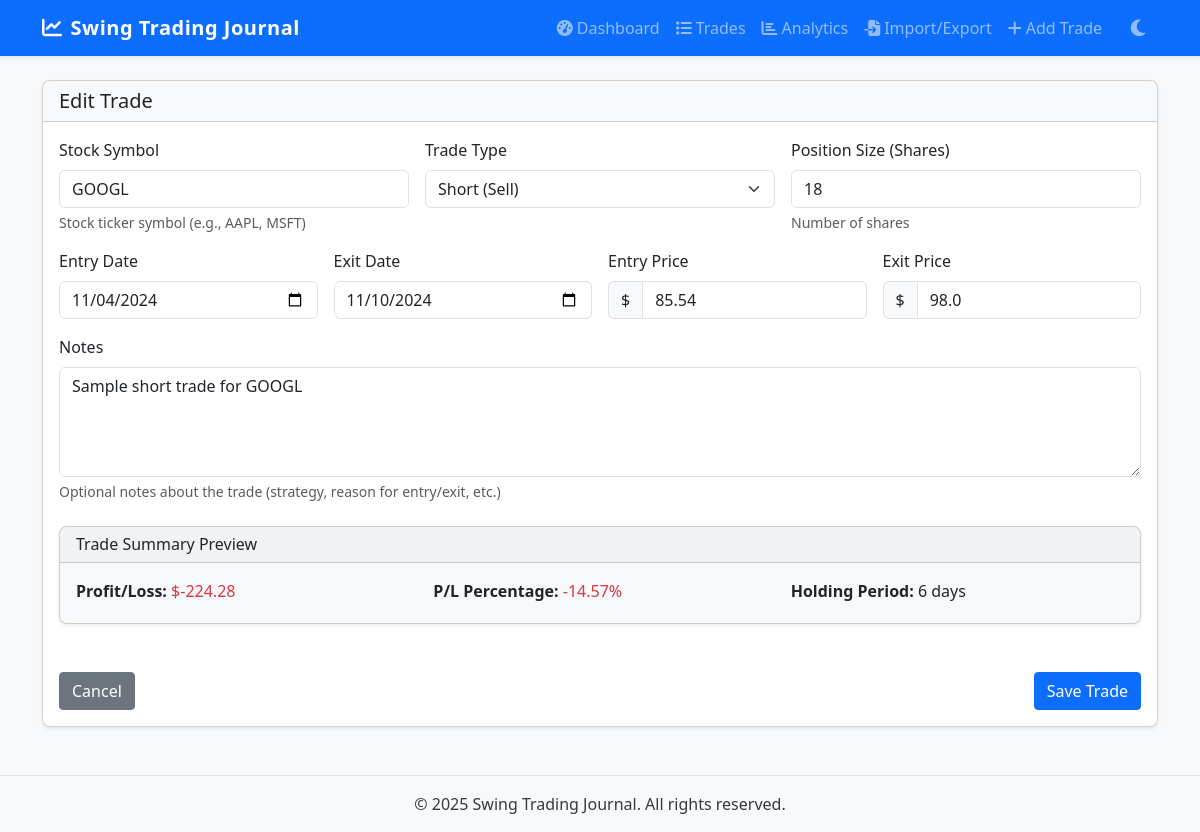
The app's page /trade/1/edit with its own data.
### models.py (models this page shows, shortened)
class Trade(db.Model):
    __tablename__ = 'trades'
    id = db.Column(db.Integer, primary_key=True)
    symbol = db.Column(db.String(10), nullable=False)
    entry_date = db.Column(db.DateTime, nullable=False)
    exit_date = db.Column(db.DateTime, nullable=False)
    entry_price = db.Column(db.Float, nullable=False)
    exit_price = db.Column(db.Float, nullable=False)
    position_size = db.Column(db.Integer, nullable=False)  # Number of shares
    trade_type = db.Column(db.String(10), nullable=False)  # 'LONG' or 'SHORT'
    notes = db.Column(db.Text)
    created_at = db.Column(db.DateTime, default=datetime.utcnow)
    updated_at = db.Column(db.DateTime, default=datetime.utcnow, onupdate=datetime.utcnow)

### app.py (the view, shortened to what this page needs)
@app.route('/trade/<int:trade_id>/edit', methods=['GET', 'POST'])
def edit_trade(trade_id):
    trade = Trade.query.get_or_404(trade_id)
    form = TradeForm(obj=trade)
    return render_template('trade_form.html', form=form, title='Edit Trade')

### forms.py
class TradeForm(FlaskForm):
    symbol = StringField('Stock Symbol', validators=[
        DataRequired(),
        Length(min=1, max=10, message='Symbol must be between 1 and 10 characters')
    ])
    entry_date = DateField('Entry Date', validators=[DataRequired()])
    exit_date = DateField('Exit Date', validators=[DataRequired()])
    entry_price = FloatField('Entry Price', validators=[
        DataRequired(),
        NumberRange(min=0.01, message='Entry price must be greater than 0')
    ])
    exit_price = FloatField('Exit Price', validators=[
        DataRequired(),
        NumberRange(min=0.01, message='Exit price must be greater than 0')
    ])
    position_size = IntegerField('Position Size (Shares)', validators=[
        DataRequired(),
        NumberRange(min=1, message='Position size must be at least 1')
    ])
    trade_type = SelectField('Trade Type', choices=[
        ('LONG', 'Long (Buy)'),
        ('SHORT', 'Short (Sell)')
    ], validators=[DataRequired()])
    notes = TextAreaField('Notes', validators=[Optional()])
    submit = SubmitField('Save Trade')

### templates/trade_form.html (shortened to what this page needs)
{% extends 'base.html' %}
{% block content %}
<div class="card shadow-sm">
    <div class="card-header bg-light">
        <h5 class="card-title mb-0">{{ title }}</h5>
    </div>
    <div class="card-body">
        <form method="post" novalidate>
            <div class="row g-3">
                <div class="col-md-4">
                    {{ form.symbol.label(class="form-label") }}
                    {{ form.symbol(class="form-control" + (" is-invalid" if form.symbol.errors else "")) }}
                    <div class="form-text">Stock ticker symbol (e.g., AAPL, MSFT)</div>
                </div>
                <div class="col-md-4">
                    {{ form.trade_type.label(class="form-label") }}
                    {{ form.trade_type(class="form-select" + (" is-invalid" if form.trade_type.errors else "")) }}
                </div>
                <div class="col-md-4">
                    {{ form.position_size.label(class="form-label") }}
                    {{ form.position_size(class="form-control" + (" is-invalid" if form.position_size.errors else "")) }}
                    <div class="form-text">Number of shares</div>
                </div>
                <div class="col-md-3">
                    {{ form.entry_date.label(class="form-label") }}
                    {{ form.entry_date(class="form-control", type="date") }}
                </div>
                <div class="col-md-3">
                    {{ form.exit_date.label(class="form-label") }}
                    {{ form.exit_date(class="form-control", type="date") }}
                </div>
                <div class="col-md-3">
                    {{ form.entry_price.label(class="form-label") }}
                    <div class="input-group">
                        <span class="input-group-text">$</span>
                        {{ form.entry_price(class="form-control" + (" is-invalid" if form.entry_price.errors else "")) }}
                    </div>
                </div>
                <div class="col-md-3">
                    {{ form.exit_price.label(class="form-label") }}
                    <div class="input-group">
                        <span class="input-group-text">$</span>
                        {{ form.exit_price(class="form-control" + (" is-invalid" if form.exit_price.errors else "")) }}
                    </div>
                </div>
                <div class="col-12">
                    {{ form.notes.label(class="form-label") }}
                    {{ form.notes(class="form-control", rows=4) }}
                    <div class="form-text">Optional notes about the trade (strategy, reason for entry/exit, etc.)</div>
                </div>
                <div class="col-12 mt-4">
                    <div class="card bg-light">
                        <div class="card-header">
                            <h6 class="mb-0">Trade Summary Preview</h6>
                        </div>
                        <div class="card-body">
                            <div class="row">
                                <div class="col-md-4">
                                    <p class="mb-1"><strong>Profit/Loss:</strong> <span id="preview-pl">-</span></p>
                                </div>
                                <div class="col-md-4">
                                    <p class="mb-1"><strong>P/L Percentage:</strong> <span id="preview-pl-percent">-</span></p>
                                </div>
                                <div class="col-md-4">
                                    <p class="mb-1"><strong>Holding Period:</strong> <span id="preview-holding-period">-</span></p>
                                </div>
                            </div>
                        </div>
                    </div>
                </div>
                <div class="col-12 mt-4">
                    <div class="d-flex justify-content-between">
                        <a href="{{ url_for('trades') }}" class="btn btn-secondary">Cancel</a>
                        {{ form.submit(class="btn btn-primary") }}
                    </div>
                </div>
            </div>
        </form>
    </div>
</div>
{% endblock %}

### static/css/style.css (style rules this page uses)
body { font-family: 'Segoe UI', Tahoma, Geneva, Verdana, sans-serif; background-color: #f8f9fa; color: #343a40; transition: background-color 0.3s ease, color 0.3s ease; }
.card { border-radius: 0.5rem; box-shadow: 0 0.125rem 0.25rem rgba(0, 0, 0, 0.075); transition: transform 0.2s ease-in-out, box-shadow 0.2s ease-in-out, background-color 0.3s ease; margin-bottom: 1.5rem; }
.card-header { border-top-left-radius: 0.5rem !important; border-top-right-radius: 0.5rem !important; font-weight: 500; transition: background-color 0.3s ease; }
.form-label { font-weight: 500; }
.btn { border-radius: 0.25rem; font-weight: 500; }
.btn-primary { background-color: #0d6efd; border-color: #0d6efd; }

### records on screen
Trade: symbol "GOOGL", trade_type "Short (Sell)", position_size "18", entry_date "11/04/2024", exit_date "11/10/2024", entry_price "85.54", exit_price "98.0", notes "Sample short trade for GOOGL"

### other values on screen
{{ title }} "Edit Trade"
